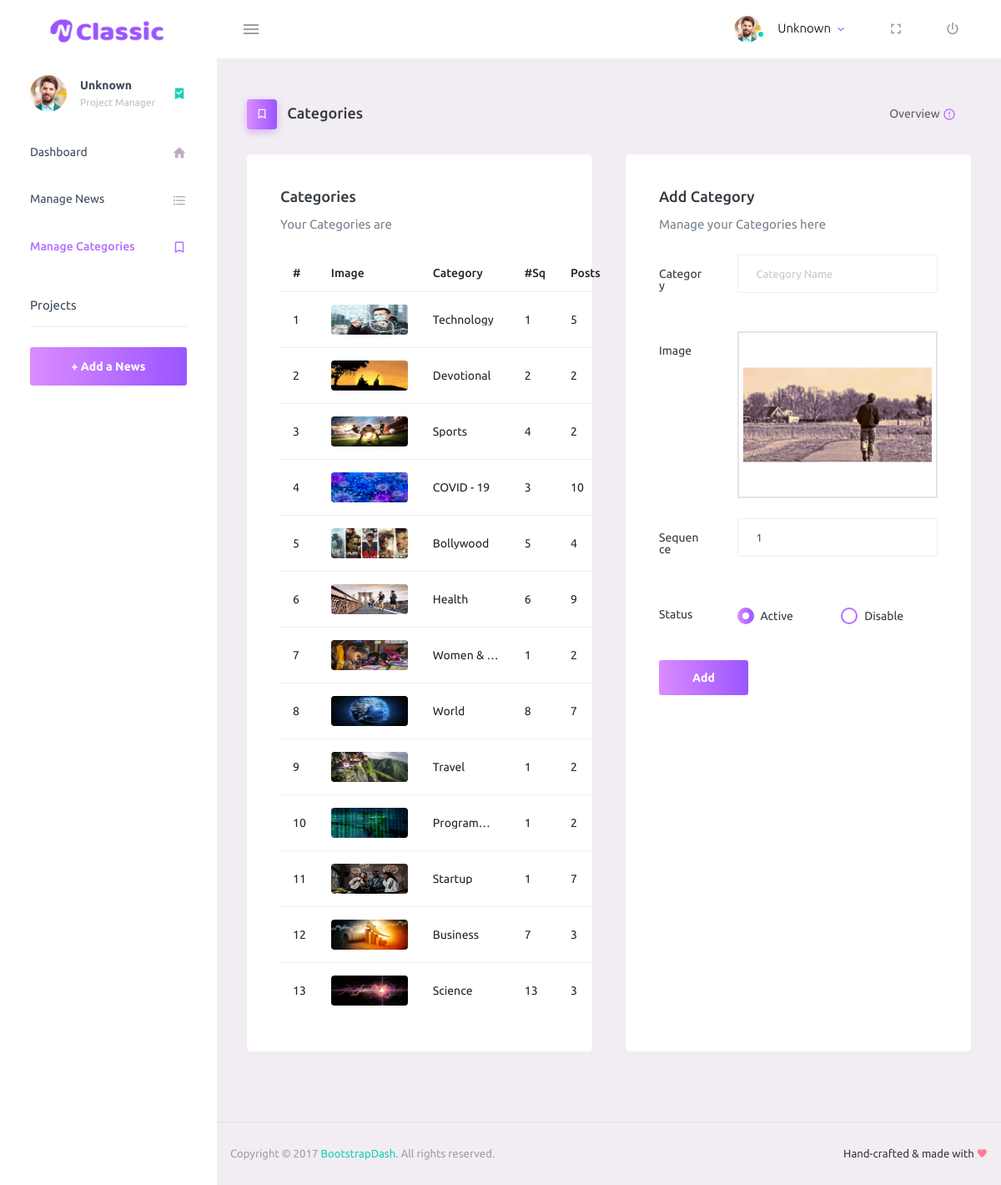
The app's page /categories.php (signed in) with its own data.
### tables this page shows
CREATE TABLE tbl_category (
  cid int(11) UNSIGNED NOT NULL AUTO_INCREMENT,
  category_name varchar(255) NOT NULL,
  category_image varchar(255) NOT NULL,
  post_count int(11) UNSIGNED NOT NULL,
  category_status enum ('0', '1') DEFAULT '1',
  category_sequence int(11) UNSIGNED NOT NULL,
  PRIMARY KEY (cid)
);

### db.php (called while the page is built, shortened)
<?php
    class DB {
        protected static $connection;
        public function connect() {
            if(!isset(self::$connection)) {
                $config = parse_ini_file('config.ini');
                self::$connection = new mysqli('localhost',$config['username'],$config['password'],$config['dbname']);
            }
            return self::$connection;
        }
        public function query($query) {
            $connection = $this -> connect();
            $result = $connection -> query($query);
            return $result;
        }
        public function select($query) {
            $rows = array();
            $result = $this -> query($query);
            while ($row = $result -> fetch_assoc()) {
                $rows[] = $row;
            }
            return $rows;
        }
    }
?>

### categories.php (the view, shortened to what this page needs)
<?php
require_once('db.php');
$DB = new DB;
$message = "";
$_method="Add";
$_catName="";
$_catStatus=1;
$_catSequence='1';
$query = "SELECT tc.*, (SELECT COUNT(category_id) FROM tbl_news_category WHERE category_id =tc.cid) AS cat_post FROM tbl_category AS tc" or die("SELECT Error: ".$DB->error());
$category_check = $DB->select($query);
?>
<!DOCTYPE html>
<html lang="en">
  <head>
    <link rel="stylesheet" href="assets/vendors/mdi/css/materialdesignicons.min.css">
    <link rel="stylesheet" href="assets/vendors/css/vendor.bundle.base.css">
    <link rel="stylesheet" href="assets/css/style.css">
	<link rel="stylesheet" href="assets/vendors/dropify/css/dropify.min.css">
  </head>
  <body>
    <div class="container-scroller">
      <nav class="navbar default-layout-navbar col-lg-12 col-12 p-0 fixed-top d-flex flex-row">
        <div class="text-center navbar-brand-wrapper d-flex align-items-center justify-content-center">
          <a class="navbar-brand brand-logo" href="admin-dash.php"><img src="assets/images/logo.png" alt="logo" /></a>
        </div>
        <div class="navbar-menu-wrapper d-flex align-items-stretch">
          <button class="navbar-toggler navbar-toggler align-self-center" type="button" data-toggle="minimize">
            <span class="mdi mdi-menu"></span>
          </button>
          <ul class="navbar-nav navbar-nav-right">
            <li class="nav-item nav-profile dropdown">
              <a class="nav-link dropdown-toggle" id="profileDropdown" href="#" data-toggle="dropdown" aria-expanded="false">
                <div class="nav-profile-img">
                  <img src="assets/images/faces/face1.jpg" alt="image">
                  <span class="availability-status online"></span>
                </div>
                <div class="nav-profile-text">
                  <p class="mb-1 text-black"><?=$_SESSION['usrFullName']?></p>
                </div>
              </a>
            </li>
            <li class="nav-item d-none d-lg-block full-screen-link">
              <a class="nav-link">
                <i class="mdi mdi-fullscreen" id="fullscreen-button"></i>
              </a>
            </li>
            <li class="nav-item nav-logout d-none d-lg-block">
              <a class="nav-link" href="logout.php">
                <i class="mdi mdi-power"></i>
              </a>
            </li>
          </ul>
        </div>
      </nav>
      <div class="container-fluid page-body-wrapper">
        <nav class="sidebar sidebar-offcanvas" id="sidebar">
          <ul class="nav">
            <li class="nav-item nav-profile">
              <a href="#" class="nav-link">
                <div class="nav-profile-image">
                  <img src="assets/images/faces/face1.jpg" alt="profile">
                </div>
                <div class="nav-profile-text d-flex flex-column">
                  <span class="font-weight-bold mb-2"><?=$_SESSION['usrFullName']?></span>
                  <span class="text-secondary text-small">Project Manager</span>
                </div>
                <i class="mdi mdi-bookmark-check text-success nav-profile-badge"></i>
              </a>
            </li>
            <li class="nav-item">
              <a class="nav-link" href="admin-dash.php">
                <span class="menu-title">Dashboard</span>
                <i class="mdi mdi-home menu-icon"></i>
              </a>
            </li>
            <li class="nav-item">
              <a class="nav-link" href="news.php">
                <span class="menu-title">Manage News</span>
                <i class="mdi mdi-format-list-bulleted menu-icon"></i>
              </a>
            </li>
            <li class="nav-item">
              <a class="nav-link" href="categories.php">
                <span class="menu-title">Manage Categories</span>
                <i class="mdi mdi-bookmark-outline menu-icon"></i>
              </a>
            </li>
            <li class="nav-item sidebar-actions">
              <span class="nav-link">
                <div class="border-bottom">
                  <h6 class="font-weight-normal mb-3">Projects</h6>
                </div>
                <a class="btn btn-block btn-lg btn-gradient-primary mt-4" style="color: #fff" href="add-news.php">+ Add a News</a>
              </span>
            </li>
          </ul>
        </nav>
        <div class="main-panel">
          <div class="content-wrapper">
			              <div class="page-header">
              <h3 class="page-title">
                <span class="page-title-icon bg-gradient-primary text-white mr-2">
                  <i class="mdi mdi-bookmark-outline"></i>
                </span> Categories </h3>
              <nav aria-label="breadcrumb">
                <ul class="breadcrumb">
                  <li class="breadcrumb-item active" aria-current="page">
                    <span></span>Overview <i class="mdi mdi-alert-circle-outline icon-sm text-primary align-middle"></i>
                  </li>
                </ul>
              </nav>
            </div>
			   <div class="row">
              <div class="col-lg-6 grid-margin stretch-card">
                <div class="card">
                  <div class="card-body">
                    <h4 class="card-title">Categories</h4>
                    <p class="card-description">Your Categories are</p>
					  <div class="table-responsive-sm">
                    <table class="table" id="catTable">
                      <thead>
                        <tr>
                          <th>#</th>
                          <th>Image</th>
                          <th>Category</th>
                          <th>#Sq</th>
                          <th>Posts</th>
                          <th>Status</th>
                          <th>Action</th>
                        </tr>
                      </thead>
                      <tbody>
						  <?php if(count($category_check) > 0){
						  foreach ($category_check as $get_info) { ?>
                        <tr>
                          <td><?=$get_info['cid'];?></td>
                          <td><div class="d-flex flex-row flex-wrap">
                      			<img src="images/<?=$get_info['category_image'];?>" class="img-lg rounded" alt="category image">
                    		</div>
						  </td>
                          <td><div style="text-overflow: ellipsis; overflow:hidden; white-space:nowrap; max-width: 80px;"><?=$get_info['category_name'];?></div></td>
                          <td><?=$get_info['category_sequence'];?></td>
						  <td><?=$get_info['cat_post'];?></td>
                          <td><?php if($get_info['category_status']=='1'){ echo'<i class="mdi mdi-toggle-switch text-success icon-md">';} else { echo'<i class="mdi mdi-toggle-switch-off text-danger icon-md">';}?></td>
                          <td><a href="categories.php?action=edit&cat=<?=$get_info['cid'];?>"><i class="mdi mdi-lead-pencil text-primary icon-md"></i></a></td>
                        </tr>
						  <?php }
						  }   ?>
                      </tbody>
                    </table>
					  </div>
                  </div>
                </div>
              </div>
              <div class="col-md-6 grid-margin stretch-card">
                <div class="card">
                  <div class="card-body">
                    <h4 class="card-title"><?=$_method?> Category</h4>
                    <p class="card-description">Manage your Categories here</p><?=$message;?>
                    <form class="forms-sample" action="categories.php" id="categoryForm" method="post" enctype="multipart/form-data">
                      <div class="form-group row">
                        <label for="catName" class="col-sm-3 col-form-label">Category</label>
                        <div class="col-sm-9">
                          <input type="text" class="form-control" id="catName" name="catName" placeholder="Category Name" value="<?=$_catName?>" required>
                        </div>
                      </div>
					  <div class="form-group row">
                        <label class="col-sm-3 col-form-label">Image</label>
                        <div class="col-sm-9">
						  </div>
                      </div>
						<div class="form-group row">
                        <label for="catSequence" class="col-sm-3 col-form-label">Sequence</label>
                        <div class="col-sm-9">
                          <input type="text" class="form-control" id="catSequence" name="catSequence" placeholder="Category Sequence" value="<?=$_catSequence?>" required>
                        </div>
                      </div>
                      <div class="form-group row">
                        <label for="categoryStatus" class="col-sm-3 col-form-label">Status</label>
                        <div class="col-sm-4">
                              <div class="form-check">
                                <label class="form-check-label">
                                  <input type="radio" class="form-check-input" name="categoryStatus" id="categoryStatus1" value="1" <?php if($_catStatus=='1'){echo'checked';}?>> Active </label>
                              </div>
                            </div>
                            <div class="col-sm-5">
                              <div class="form-check">
                                <label class="form-check-label">
                                  <input type="radio" class="form-check-input" name="categoryStatus" id="categoryStatus2" value="0" <?php if($_catStatus=='0'){echo'checked';}?>> Disable </label>
                              </div>
                            </div>
                      </div>
                      <button type="submit" class="btn btn-gradient-primary mr-2"><?=$_method?></button>
                    </form>
                  </div>
                </div>
              </div>
            </div>
          </div>
          <footer class="footer">
            <div class="d-sm-flex justify-content-center justify-content-sm-between">
              <span class="text-muted text-center text-sm-left d-block d-sm-inline-block">Copyright © 2017 <a href="https://www.bootstrapdash.com/" target="_blank">BootstrapDash</a>. All rights reserved.</span>
              <span class="float-none float-sm-right d-block mt-1 mt-sm-0 text-center">Hand-crafted & made with <i class="mdi mdi-heart text-danger"></i></span>
            </div>
          </footer>
        </div>
      </div>
    </div>
  </body>
</html>

### records on screen
tbl_category: cid "1", category_image (picture), category_name "Technology", category_sequence "1", cat_post "5"
tbl_category: cid "2", category_image (picture), category_name "Devotional", category_sequence "2", cat_post "2"
tbl_category: cid "3", category_image (picture), category_name "Sports", category_sequence "4", cat_post "2"
tbl_category: cid "4", category_image (picture), category_name "COVID - 19", category_sequence "3", cat_post "10"
tbl_category: cid "5", category_image (picture), category_name "Bollywood", category_sequence "5", cat_post "4"
tbl_category: cid "6", category_image (picture), category_name "Health", category_sequence "6", cat_post "9"
tbl_category: cid "7", category_image (picture), category_name "Women &…", category_sequence "1", cat_post "2"
tbl_category: cid "8", category_image (picture), category_name "World", category_sequence "8", cat_post "7"
tbl_category: cid "9", category_image (picture), category_name "Travel", category_sequence "1", cat_post "2"
tbl_category: cid "10", category_image (picture), category_name "Program…", category_sequence "1", cat_post "2"
tbl_category: cid "11", category_image (picture), category_name "Startup", category_sequence "1", cat_post "7"
tbl_category: cid "12", category_image (picture), category_name "Business", category_sequence "7", cat_post "3"
tbl_category: cid "13", category_image (picture), category_name "Science", category_sequence "13", cat_post "3"

### other values on screen
$_SESSION['usrFullName'] "Unknown"
$_method "Add"
